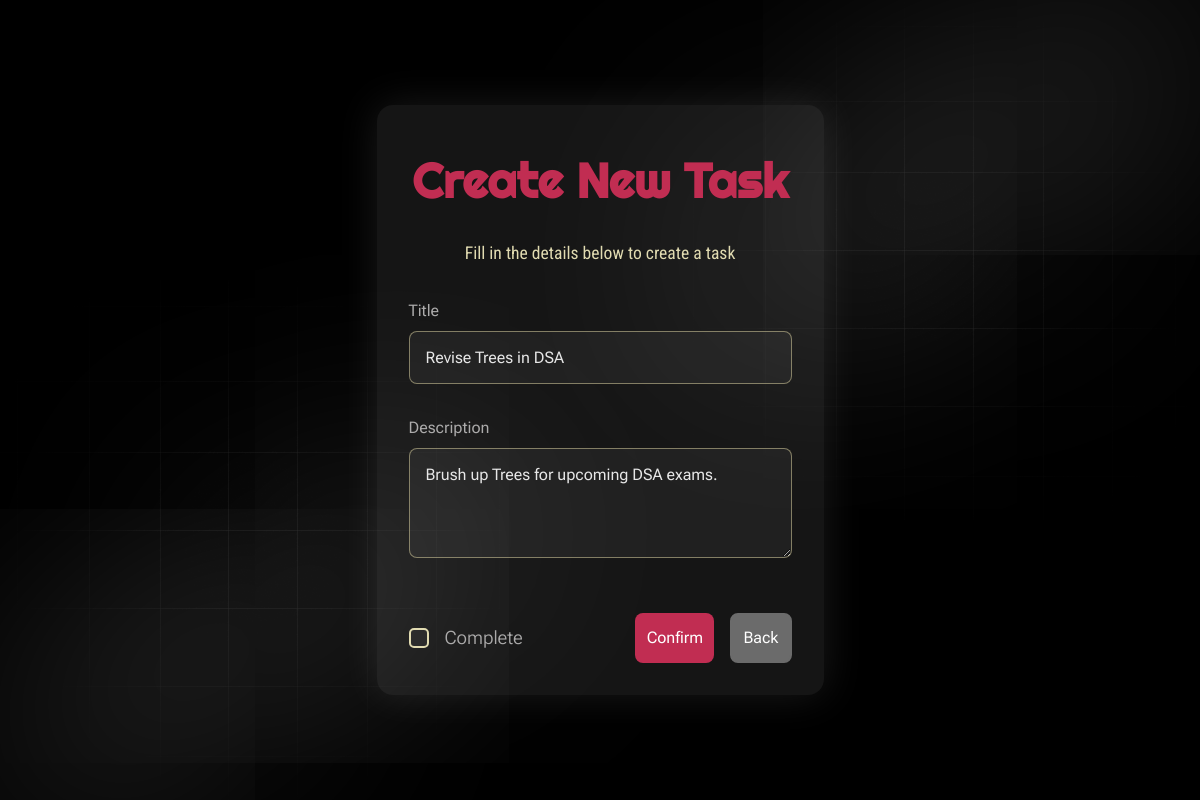
The app's page /tasks/task-edit/6/ (signed in) with its own data.
### base/models.py (models this page shows, shortened)
class Task(models.Model):
    user = models.ForeignKey(User, on_delete=models.CASCADE, null=True, blank=True)
    title = models.CharField(max_length=200, null=True, blank=True)
    description = models.TextField(null=True, blank=True)
    complete = models.BooleanField(default=False)
    create = models.DateTimeField(auto_now_add=True)
    class Meta:
        ordering = ['complete'] # send complete items to bottom of the list

### base/views.py (the view)
# urls.py: path('task-edit/<int:pk>/',TaskUpdate.as_view(),name='task-edit'),
class TaskUpdate(LoginRequiredMixin, UpdateView):
    model = Task
    template_name = 'base/task_form.html'
    form_class = TaskForm
    success_url = reverse_lazy('tasks')

### base/forms.py
class TaskForm(forms.ModelForm):
    class Meta:
        model = Task
        fields = ['title', 'description','complete']
        widgets = {
            'title': forms.TextInput(attrs={'class': 'input', 'placeholder': 'Enter task name'}),
            'description': forms.Textarea(attrs={'class': 'textarea', 'rows': 4, 'placeholder': 'Describe your task'}),
        }

### base/templates/base/task_form.html (shortened to what this page needs)
{% load static %}
<!DOCTYPE html>
<html>
<head>
    <link rel="stylesheet" href="{% static 'base/task_form-style.css' %}">
</head>
<body>
    <img class="image-gradient-bottom-left" src="{% static 'base/gradient.png' %}" alt="gradientBL">
    <div class="layer-blur-bottom-left"></div>
    <img class="image-gradient-top-right" src="{% static 'base/gradient.png' %}" alt="gradientTR">
    <div class="layer-blur-top-right"></div>
    <main>
        <div class="container">
            <div class="content">
                <h1>Create New Task</h1>
                <h2>Fill in the details below to create a task</h2>
                <form method="POST">
                    <label class="task-name-label">{{form.title.label}}</label>
                    <div class="task-name-box">{{form.title}}</div>
                    <label class="task-description-label">{{form.description.label}}</label>
                    <div class="task-description-box">{{form.description}}</div>
                    <div class="task-complete-container">
                        <div class="checkbox-and-label">
                            <input type="checkbox" id="complete" name="complete" {{ form.complete.value|yesno:"checked," }}>
                            <label for="complete">{{ form.complete.label }}</label>
                        </div>
                        <div class="buttons-container">
                            <input class="submit-btn" type="submit" value="Confirm">
                            <a href="{% url 'tasks' %}" class="back-btn">Back</a>
                        </div>
                    </div>
                </form>
            </div>
        </div>
    </main>
</body>
</html>

### base/static/base/task_form-style.css (style rules this page uses)
* { margin: 0; padding: 0; box-sizing: border-box; }
body { background-color: black; color: #e7e7e7; min-height: 100vh; line-height: 1.5; }
.image-gradient-bottom-left { position: absolute; bottom: 0; left: 0; opacity: 0.6; z-index: -1; }
.layer-blur-bottom-left { height: 0; width: 30rem; position: absolute; bottom: 20%; left: 0; box-shadow: 0 0 700px 15px white; transform: rotate(-30deg); z-index: -1; }
.image-gradient-top-right { position: absolute; top: 0; right: 0; opacity: 0.6; z-index: -1; }
.layer-blur-top-right { height: 0; width: 30rem; position: absolute; top: 20%; right: 0; box-shadow: 0 0 700px 15px white; transform: rotate(-30deg); z-index: -1; }
main { display: flex; justify-content: center; align-items: center; height: 100vh; }
.container { background-color: rgba(208, 206, 204, 0.1); padding: 2rem; border-radius: 1rem; box-shadow: 0 0 40px rgba(255, 255, 255, 0.1); display: flex; flex-direction: column; align-items: center; width: auto; max-width: 600px; margin: auto; animation: fadeSlideIn 0.8s ease forwards; }
.content { margin: 0; width: 100%; }
.content h1 { text-align: center; margin: 0.5rem 0; font-size: 3rem; font-family: "Righteous", sans-serif; font-weight: 700; color: #c12d52; }
.content h2 { padding-top: 15px; margin: 0; font-size: 1.1rem; font-family: "Roboto Condensed", sans-serif; font-weight: 400; letter-spacing: 0.05; color: #e1dbb1; text-align: center; }
form { display: flex; flex-direction: column; width: 100%; margin-top: 2rem; }
.task-name-label, .task-description-label { font-family: "Roboto Flex", sans-serif; font-size: 1rem; color: #acabab; margin-bottom: 0.5rem; }
.task-name-box, .task-description-box { margin-bottom: 2rem; }
.task-name-box input, .task-description-box textarea { width: 100%; padding: 1rem; border: 1px solid #c0b98e9e; border-radius: 0.5rem; background-color: rgba(255, 255, 255, 0.05); color: #e7e7e7; font-size: 1rem; font-family: "Roboto Flex", sans-serif; transition: border 0.3s ease, box-shadow 0.3s ease; }
.task-complete-container { display: flex; align-items: center; margin-top: 1rem; }
.task-complete-container input[type="checkbox"] { appearance: none; -webkit-appearance: none; width: 20px; height: 20px; border: 2px solid #e1dbb1; border-radius: 5px; background-color: rgba(255, 255, 255, 0.05); cursor: pointer; position: relative; margin-right: 0.5rem; transition: background-color 0.3s ease, border-color 0.3s ease; }
.task-complete-container label { font-family: "Roboto Flex", sans-serif; font-size: 1.15rem; font-weight: 300; color: #acabab; cursor: pointer; }
.submit-btn { margin-top: 30px; background-color: #c12d52; color: white; border: none; padding: 0.7rem; border-radius: 0.5rem; font-family: "Roboto Flex", sans-serif; font-size: 1rem; cursor: pointer; transition: background-color 0.3s ease; }
.back-btn { display: inline-block; margin-top: 15px; text-align: center; background-color: #6b6b6b; color: white; border: 2px solid #6b6b6b; padding: 0.7rem; border-radius: 0.5rem; font-family: "Roboto Flex", sans-serif; font-size: 1rem; text-decoration: none; transition: background-color 0.3s ease, color 0.3s ease; }
.task-complete-container { display: flex; justify-content: space-between; align-items: center; margin-top: 1rem; gap: 1rem; }
.checkbox-and-label { display: flex; align-items: center; gap: 0.5rem; }
.buttons-container { display: flex; gap: 1rem; }
.buttons-container .submit-btn, .buttons-container .back-btn { margin-top: 0; }

### records on screen
Task: title "Revise Trees in DSA", description "Brush up Trees for upcoming DSA exams."
